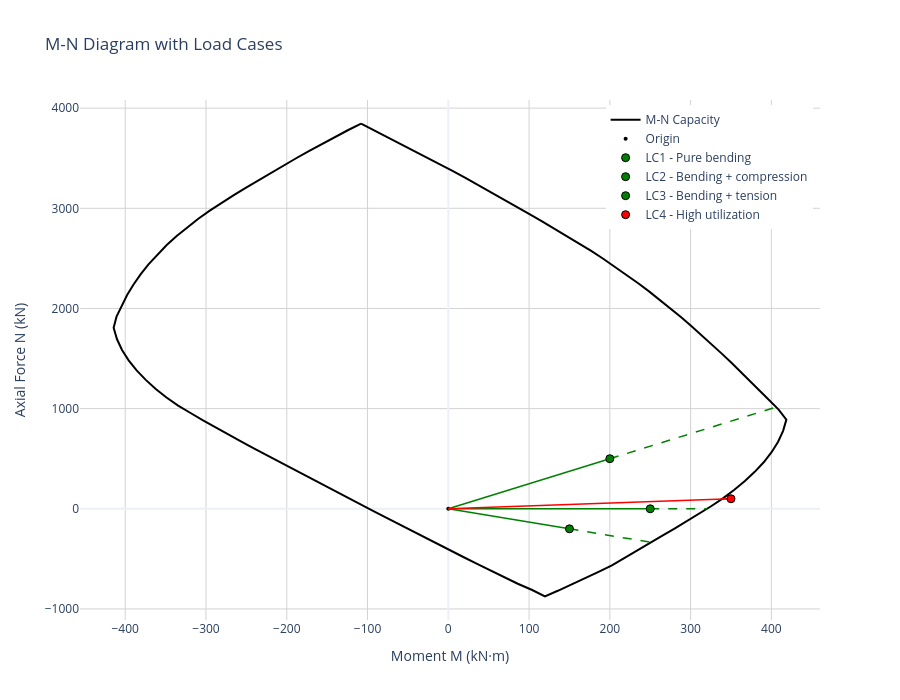

Source (notebook cell):
### Markdown cell above
### 2.3 Visualize Load Cases on M-N Diagram

### Code cell
# Plot diagram with load points
plot_points = [
    {"N_Ed": lc["N_Ed"], "M_Ed": lc["M_Ed"], "name": lc["name"]}
    for lc in load_cases
]

bending_check.plot_mn(
    load_points=plot_points,
    show_vectors=True,
    title="M-N Diagram with Load Cases",
    show=False
)

### Figure 1 — Plotly figure (JSON) as saved in the notebook; plotly's stock layout.template omitted (floating-point values rounded to 4 significant figures)
{"data": [{"hovertemplate": "M: %{x:.3g} kN·m<br>N: %{y:.3g} kN<extra></extra>", "line": {"color": "black", "width": 2}, "mode": "lines", "name": "M-N Capacity", "type": "scatter", "x": [-108.0, -91.65, -75.26, -58.89, -42.59, -26.38, -10.25, 5.786, 21.75, 37.63, 53.44, 69.19, 84.88, 100.5, 116.1, 131.6, 147.1, 162.4, 177.4, 192.2, 206.8, 221.1, 235.1, 248.9, 262.4, 275.7, 288.7, 301.5, 314.1, 326.4, 338.6, 350.6, 362.4, 374.2, 385.8, 397.4, 409.0, 418.5, 414.5, 408.3, 400.2, 390.5, 379.4, 367.2, 354.2, 340.4, 325.8, 310.8, 295.5, 280.1, 264.5, 249.0, 233.5, 217.8, 202.6, 186.0, 169.3, 152.6, 135.5, 119.7, 103.2, 85.98, 69.24, 52.74, 36.26, 19.81, 3.367, -13.06, -29.34, -45.6, -61.86, -78.15, -94.43, -110.7, -127.0, -143.2, -159.5, -175.7, -191.9, -208.0, -224.2, -240.2, -256.2, -272.2, -287.9, -303.7, -319.1, -334.5, -348.9, -362.2, -374.6, -385.9, -395.8, -404.0, -410.3, -414.3, -410.8, -404.7, -397.7, -389.7, -380.8, -370.9, -360.2, -348.6, -336.3, -323.2, -309.5, -295.3, -280.7, -265.6, -250.3, -235.0, -219.5, -204.0, -188.4, -172.7, -156.8, -140.7, -124.4, -108.0], "y": [3845.0, 3778.0, 3711.0, 3644.0, 3577.0, 3509.0, 3440.0, 3370.0, 3300.0, 3230.0, 3158.0, 3087.0, 3015.0, 2942.0, 2870.0, 2796.0, 2723.0, 2648.0, 2572.0, 2494.0, 2415.0, 2334.0, 2252.0, 2168.0, 2083.0, 1997.0, 1910.0, 1821.0, 1731.0, 1641.0, 1549.0, 1457.0, 1365.0, 1272.0, 1178.0, 1084.0, 990.5, 890.6, 778.5, 669.6, 564.8, 464.6, 369.1, 277.8, 190.4, 106.5, 27.57, -48.83, -123.6, -197.4, -270.5, -343.4, -416.7, -488.8, -563.9, -629.1, -693.5, -757.7, -818.6, -874.3, -808.2, -748.6, -684.6, -618.7, -552.6, -486.3, -419.9, -353.4, -285.8, -217.9, -150.1, -82.49, -14.85, 52.85, 120.6, 188.5, 256.4, 324.7, 393.1, 461.5, 530.0, 599.7, 669.5, 739.3, 811.1, 882.8, 956.4, 1031.0, 1111.0, 1197.0, 1287.0, 1382.0, 1482.0, 1586.0, 1695.0, 1807.0, 1918.0, 2027.0, 2135.0, 2240.0, 2343.0, 2443.0, 2539.0, 2633.0, 2724.0, 2811.0, 2895.0, 2976.0, 3055.0, 3131.0, 3206.0, 3280.0, 3354.0, 3427.0, 3500.0, 3572.0, 3642.0, 3712.0, 3779.0, 3845.0]}, {"hovertemplate": "Origin (0,0)<extra></extra>", "marker": {"color": "black", "size": 4, "symbol": "circle"}, "mode": "markers", "name": "Origin", "type": "scatter", "x": [0], "y": [0]}, {"hoverinfo": "skip", "line": {"color": "green", "dash": "solid", "width": 1.5}, "mode": "lines", "showlegend": false, "type": "scatter", "x": [0, 250], "y": [0, 0]}, {"hoverinfo": "skip", "line": {"color": "green", "dash": "dash", "width": 1.5}, "mode": "lines", "showlegend": false, "type": "scatter", "x": [250, 320.4], "y": [0, 0]}, {"hovertemplate": "<b>LC1 - Pure bending</b><br>N_Ed: 0 kN<br>M_Ed: 250 kN·m<br>N_Rd: 0 kN<br>M_Rd: 320 kN·m<br>Utilization: 78.0%<br>Status: ✓ PASS<extra></extra>", "marker": {"color": "green", "line": {"color": "black", "width": 1}, "size": 8, "symbol": "circle"}, "mode": "markers", "name": "LC1 - Pure bending", "type": "scatter", "x": [250], "y": [0]}, {"hoverinfo": "skip", "line": {"color": "green", "dash": "solid", "width": 1.5}, "mode": "lines", "showlegend": false, "type": "scatter", "x": [0, 200], "y": [0, 500]}, {"hoverinfo": "skip", "line": {"color": "green", "dash": "dash", "width": 1.5}, "mode": "lines", "showlegend": false, "type": "scatter", "x": [200, 406.0], "y": [500, 1015.0]}, {"hovertemplate": "<b>LC2 - Bending + compression</b><br>N_Ed: 500 kN<br>M_Ed: 200 kN·m<br>N_Rd: 1.01e+03 kN<br>M_Rd: 406 kN·m<br>Utilization: 49.3%<br>Status: ✓ PASS<extra></extra>", "marker": {"color": "green", "line": {"color": "black", "width": 1}, "size": 8, "symbol": "circle"}, "mode": "markers", "name": "LC2 - Bending + compression", "type": "scatter", "x": [200], "y": [500]}, {"hoverinfo": "skip", "line": {"color": "green", "dash": "solid", "width": 1.5}, "mode": "lines", "showlegend": false, "type": "scatter", "x": [0, 150], "y": [0, -200]}, {"hoverinfo": "skip", "line": {"color": "green", "dash": "dash", "width": 1.5}, "mode": "lines", "showlegend": false, "type": "scatter", "x": [150, 250.9], "y": [-200, -334.5]}, {"hovertemplate": "<b>LC3 - Bending + tension</b><br>N_Ed: -200 kN<br>M_Ed: 150 kN·m<br>N_Rd: -335 kN<br>M_Rd: 251 kN·m<br>Utilization: 59.8%<br>Status: ✓ PASS<extra></extra>", "marker": {"color": "green", "line": {"color": "black", "width": 1}, "size": 8, "symbol": "circle"}, "mode": "markers", "name": "LC3 - Bending + tension", "type": "scatter", "x": [150], "y": [-200]}, {"hoverinfo": "skip", "line": {"color": "red", "dash": "solid", "width": 1.5}, "mode": "lines", "showlegend": false, "type": "scatter", "x": [0, 350], "y": [0, 100]}, {"hoverinfo": "skip", "line": {"color": "red", "dash": "dash", "width": 1.5}, "mode": "lines", "showlegend": false, "type": "scatter", "x": [350, 338.6], "y": [100, 96.75]}, {"hovertemplate": "<b>LC4 - High utilization</b><br>N_Ed: 100 kN<br>M_Ed: 350 kN·m<br>N_Rd: 96.8 kN<br>M_Rd: 339 kN·m<br>Utilization: 103.4%<br>Status: ✗ FAIL<extra></extra>", "marker": {"color": "red", "line": {"color": "black", "width": 1}, "size": 8, "symbol": "circle"}, "mode": "markers", "name": "LC4 - High utilization", "type": "scatter", "x": [350], "y": [100]}], "layout": {"height": 700, "legend": {"x": 0.99, "xanchor": "right", "y": 0.99, "yanchor": "top"}, "title": {"text": "M-N Diagram with Load Cases"}, "width": 900, "xaxis": {"gridcolor": "lightgray", "range": [-456.0, 460.2], "title": {"text": "Moment M (kN·m)"}, "zeroline": true}, "yaxis": {"gridcolor": "lightgray", "range": [-1110.0, 4081.0], "title": {"text": "Axial Force N (kN)"}, "zeroline": true}}}
